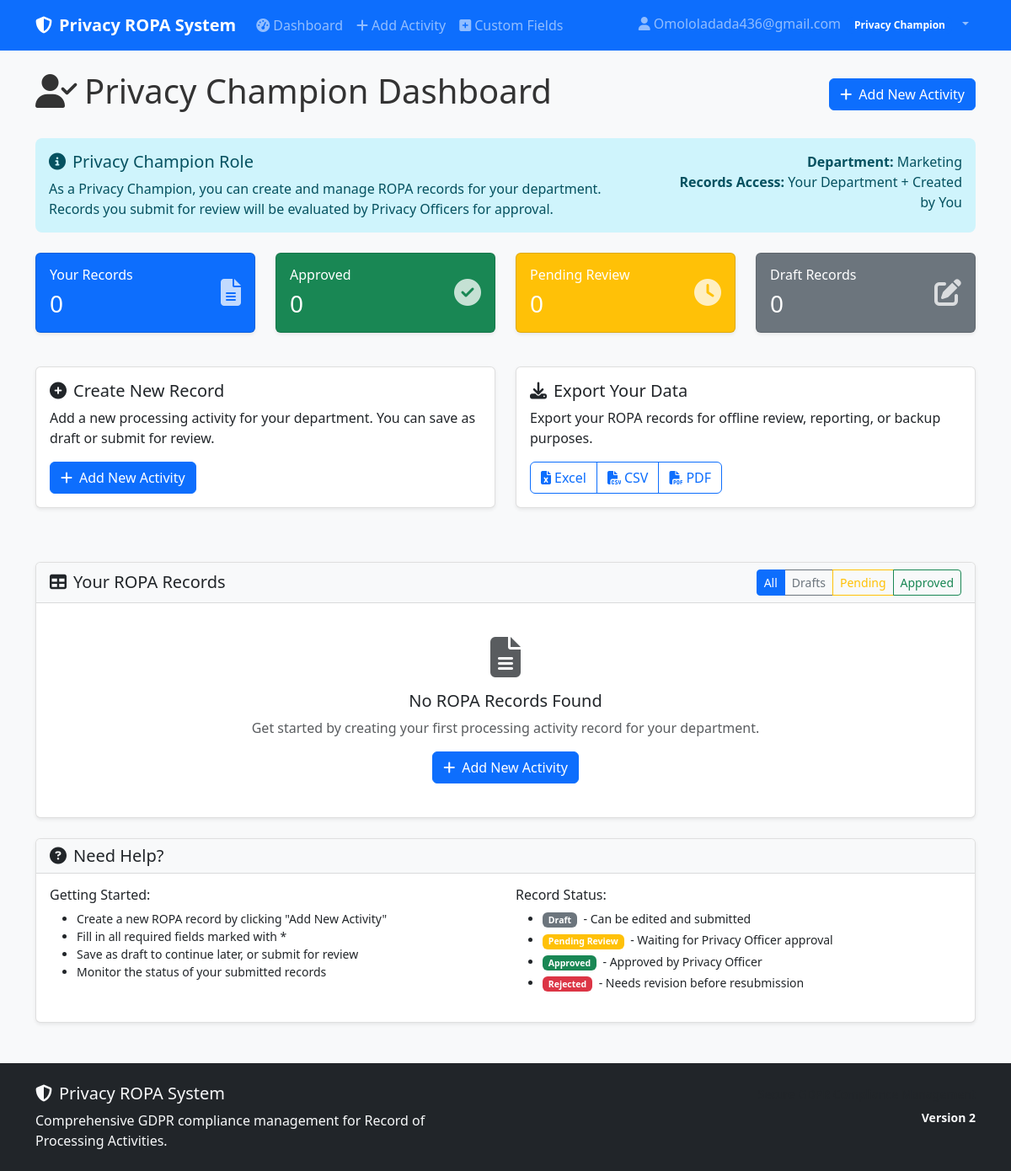
Before: /privacy-champion-dashboard (signed in) with the older database file.
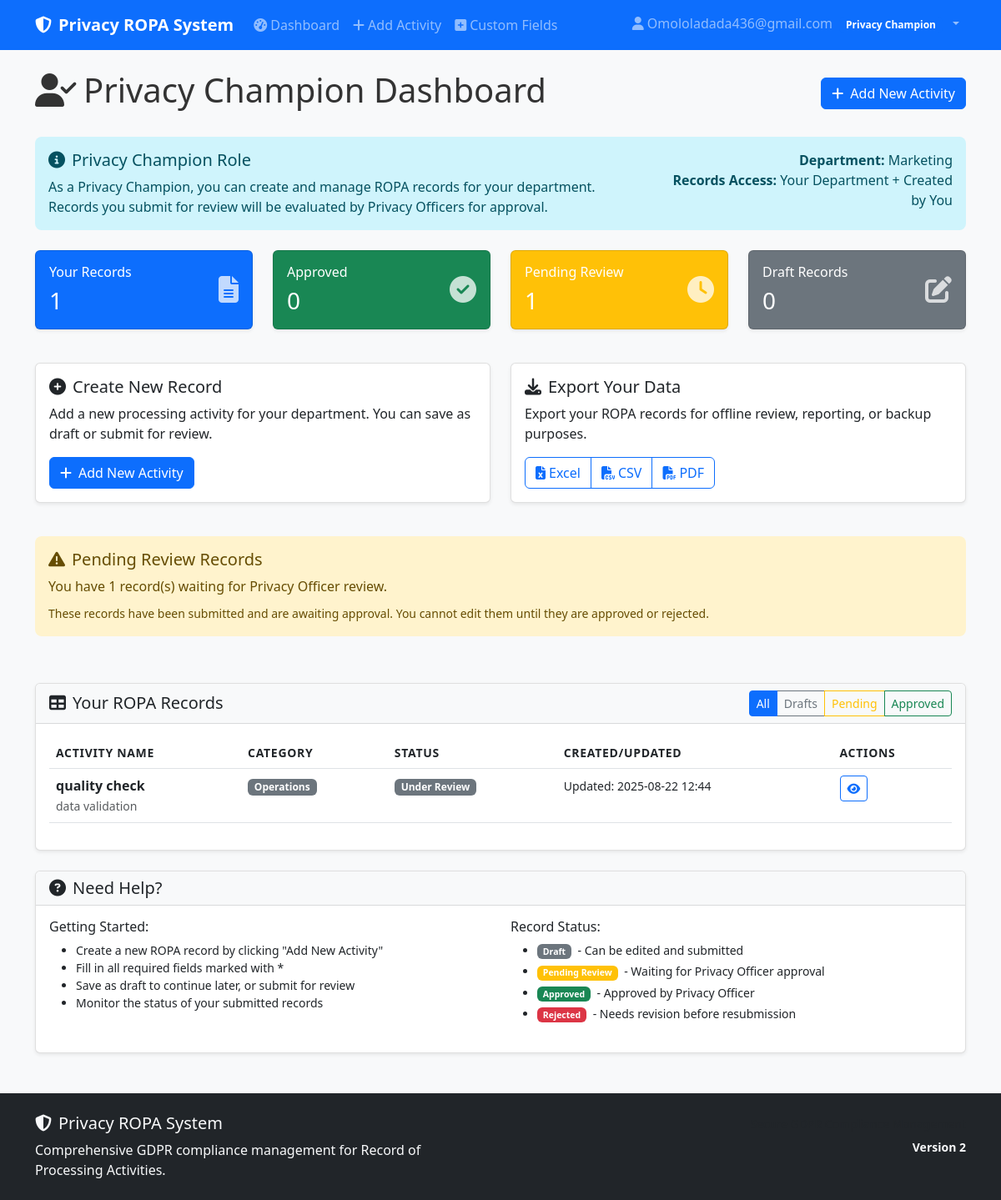
After: the same page with the newer database file.
### models.py (models this page shows)
class ROPARecord(db.Model):
    __tablename__ = 'ropa_records'
    __table_args__ = {'extend_existing': True}
    id = db.Column(Integer, primary_key=True)
    processing_activity_name = db.Column(String(200), nullable=False)
    category = db.Column(String(100))
    description = db.Column(Text)
    department_function = db.Column(String(100))
    controller_name = db.Column(String(200))
    controller_contact = db.Column(String(200))
    controller_address = db.Column(Text)
    dpo_name = db.Column(String(200))
    dpo_contact = db.Column(String(200))
    dpo_address = db.Column(Text)
    processor_name = db.Column(String(200))
    processor_contact = db.Column(String(200))
    processor_address = db.Column(Text)
    representative_name = db.Column(String(200))
    representative_contact = db.Column(String(200))
    representative_address = db.Column(Text)
    processing_purpose = db.Column(Text)
    legal_basis = db.Column(String(200))
    legitimate_interests = db.Column(Text)
    data_categories = db.Column(Text)
    special_categories = db.Column(Text)
    data_subjects = db.Column(Text)
    recipients = db.Column(Text)
    third_country_transfers = db.Column(Text)
    safeguards = db.Column(Text)
    retention_period = db.Column(String(100))
    deletion_procedures = db.Column(Text)
    security_measures = db.Column(Text)
    breach_likelihood = db.Column(String(50))
    breach_impact = db.Column(String(50))
    risk_level = db.Column(String(50))
    dpia_required = db.Column(Boolean, default=False)
    dpia_outcome = db.Column(Text)
    status = db.Column(String(50), default='Draft')
    created_by = db.Column(Integer, db.ForeignKey('users.id'), nullable=False)
    created_at = db.Column(DateTime, default=datetime.utcnow)
    updated_at = db.Column(DateTime, default=datetime.utcnow, onupdate=datetime.utcnow)
    reviewed_by = db.Column(Integer, db.ForeignKey('users.id'))
    reviewed_at = db.Column(DateTime)
    review_comments = db.Column(Text)

### app.py (the view)
@app.route('/privacy-champion-dashboard')
@login_required
def privacy_champion_dashboard():
    if current_user.role not in ['Privacy Champion', 'Privacy Officer']:
        abort(403)
    records = models.ROPARecord.query.filter_by(created_by=current_user.id).all()
    total_records = len(records)
    draft_records = len([r for r in records if r.status == 'Draft'])
    pending_records = len([r for r in records if r.status == 'Under Review'])
    approved_records = len([r for r in records if r.status == 'Approved'])
    return render_template('privacy_champion_dashboard.html',
                         records=records,
                         total_records=total_records,
                         draft_records=draft_records,
                         pending_records=pending_records,
                         approved_records=approved_records)

### app.py (called while the page is built)
@login_manager.user_loader
def load_user(user_id):
    return models.User.query.get(int(user_id))

### templates/privacy_champion_dashboard.html (shortened to what the changed rows need)
{% extends "base.html" %}
{% block content %}
<div class="d-flex justify-content-between align-items-center mb-4">
    <h1><i class="fas fa-user-check me-2"></i>Privacy Champion Dashboard</h1>
</div>
<div class="row mb-4">
    <div class="col-md-3 mb-3">
        <a href="#records-table" class="dashboard-card-clickable">
            <div class="card bg-primary text-white">
                <div class="card-body">
                    <div class="d-flex justify-content-between">
                        <div>
                            <h6 class="card-title">Your Records</h6>
                            <h3 class="mb-0">{{ total_records }}</h3>
                        </div>
                    </div>
                </div>
            </div>
        </a>
    </div>
    <div class="col-md-3 mb-3">
        <a href="javascript:void(0)" onclick="filterRecords('Pending Review')" class="dashboard-card-clickable">
            <div class="card bg-warning text-white">
                <div class="card-body">
                    <div class="d-flex justify-content-between">
                        <div>
                            <h6 class="card-title">Pending Review</h6>
                            <h3 class="mb-0">{{ pending_records }}</h3>
                        </div>
                    </div>
                </div>
            </div>
        </a>
    </div>
</div>
<div class="row mb-4">
    {% if pending_records > 0 %}
    <div class="col-md-12 mb-3">
        <div class="alert alert-warning">
            <h5 class="alert-heading">
                <i class="fas fa-exclamation-triangle me-2"></i>Pending Review Records
            </h5>
            <p class="mb-2">You have {{ pending_records }} record(s) waiting for Privacy Officer review.</p>
            <small>These records have been submitted and are awaiting approval. You cannot edit them until they are approved or rejected.</small>
        </div>
    </div>
    {% endif %}
</div>
<div class="card" id="records-table">
    <div class="card-body">
        {% if records %}
            <div class="table-responsive">
                <table class="table table-hover" id="ropaTable">
                    <thead>
                        <tr>
                            <th>Activity Name</th>
                            <th>Category</th>
                            <th>Status</th>
                            <th>Created/Updated</th>
                            <th>Actions</th>
                        </tr>
                    </thead>
                    <tbody>
                        {% for record in records %}
                        <tr data-status="{{ record.status }}">
                            <td>
                                <strong>{{ record.processing_activity_name }}</strong>
                                <br><small class="text-muted">{{ record.description[:80] }}{% if record.description|length > 80 %}...{% endif %}</small>
                            </td>
                            <td>
                                <span class="badge bg-secondary">{{ record.category or 'N/A' }}</span>
                            </td>
                            <td>
                                {% if record.status == 'Approved' %}
                                    <span class="badge bg-success">{{ record.status }}</span>
                                {% elif record.status == 'Pending Review' %}
                                    <span class="badge bg-warning">{{ record.status }}</span>
                                {% elif record.status == 'Rejected' %}
                                    <span class="badge bg-danger">{{ record.status }}</span>
                                {% else %}
                                    <span class="badge bg-secondary">{{ record.status }}</span>
                                {% endif %}
                            </td>
                            <td>
                                <small>
                                    {% if record.updated_at and record.updated_at != record.created_at %}
                                        Updated: {{ record.updated_at.strftime('%Y-%m-%d %H:%M') }}
                                    {% else %}
                                        Created: {{ record.created_at.strftime('%Y-%m-%d %H:%M') if record.created_at else 'N/A' }}
                                    {% endif %}
                                </small>
                            </td>
                            <td>
                                <div class="btn-group btn-group-sm" role="group">
                                    <a href="{{ url_for('view_activity', record_id=record.id) }}" class="btn btn-outline-primary" title="View">
                                        <i class="fas fa-eye"></i>
                                    </a>
                                </div>
                            </td>
                        </tr>
                        {% endfor %}
                    </tbody>
                </table>
            </div>
        {% else %}
            <div class="text-center py-4">
                <i class="fas fa-file-alt fa-3x text-muted mb-3"></i>
                <h5>No ROPA Records Found</h5>
                <p class="text-muted">Get started by creating your first processing activity record for your department.</p>
                <a href="{{ url_for('add_activity') }}" class="btn btn-primary">
                    <i class="fas fa-plus me-2"></i>Add New Activity
                </a>
            </div>
        {% endif %}
    </div>
</div>
{% endblock %}

Changed rows visible on the page:
added ROPARecord: processing_activity_name "quality check", description "data validation", category "Operations", status "Under Review", updated_at "2025-08-22 12:44"
Other visible differences:
{{ total_records }}: "0" → "1"
{{ pending_records }}: "0" → "1"
{{ pending_records }}: (not shown) → "1"
text no longer shown: "No ROPA Records Found Get started by creating your first processing activity record for your department. Add New Activity"
text now shown: "Pending Review Records You have record(s) waiting for Privacy Officer review. These records have been submitted and are awaiting approval. You cannot edit them until they are approved or rejected. ACTIVITY NAME CATEGORY STATUS CREATED/UPDATED ACTIONS"
